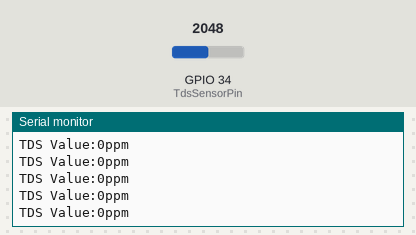
The sketch below on a simulated ESP32. Shown: the last lines printed to the serial monitor. Inputs (shaded band) come from the test bench; at power-on: GPIO 34 (TdsSensorPin) = 2048.

Above: at 1.2 s.
1.3 s: GPIO 34 (TdsSensorPin) set to 2866
At 2.3 s:
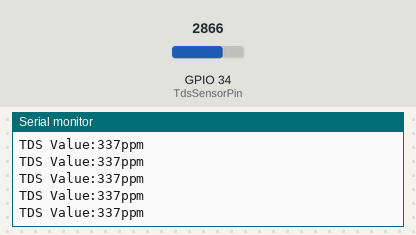
2.8 s: GPIO 34 (TdsSensorPin) set to 3603
At 3.9 s:
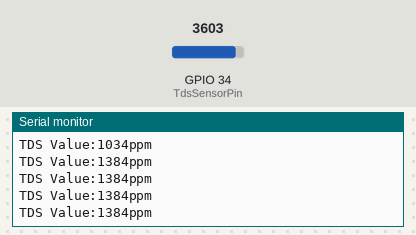
Timing chart, 0 to 5.8 s (numbered marks = the images above; inputs shaded):
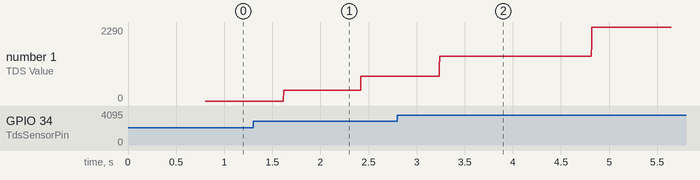

The sketch:

TDS_Data_Read_ESP32.ino
```cpp
// Original source code: https://wiki.keyestudio.com/KS0429_keyestudio_TDS_Meter_V1.0#Test_Code
// Project details: https://RandomNerdTutorials.com/arduino-tds-water-quality-sensor/

// working on ESP32 that have 12 bit analog read resolution
// the online examples are writed for arduino (10 bit analog resolution)
// 3 easy fix for ESP
// change maxAnalogValue
// use map function "map(value, fromLow, fromHigh, toLow, toHigh) --> map(value, 0, 4096, 0 , 1023)" when read the sensor
// change the analogReadResolution to 10 bit --> "analogReadResolution(10);" after every read if different resolution is needed


#define TdsSensorPin 34
#define VREF 3.3              // analog reference voltage(Volt) of the ADC
#define SCOUNT  30            // sum of sample point

int analogBuffer[SCOUNT];     // store the analog value in the array, read from ADC
int analogBufferTemp[SCOUNT];
int analogBufferIndex = 0;
int copyIndex = 0;

float averageVoltage = 0;
float tdsValue = 0;
float temperature = 20;       // current WATER temperature for compensation

const float maxAnalogValue = 4096.0;

// median filtering algorithm
int getMedianNum(int bArray[], int iFilterLen){
  int bTab[iFilterLen];
  for (byte i = 0; i<iFilterLen; i++)
  bTab[i] = bArray[i];
  int i, j, bTemp;
  for (j = 0; j < iFilterLen - 1; j++) {
    for (i = 0; i < iFilterLen - j - 1; i++) {
      if (bTab[i] > bTab[i + 1]) {
        bTemp = bTab[i];
        bTab[i] = bTab[i + 1];
        bTab[i + 1] = bTemp;
      }
    }
  }
  if ((iFilterLen & 1) > 0){
    bTemp = bTab[(iFilterLen - 1) / 2];
  }
  else {
    bTemp = (bTab[iFilterLen / 2] + bTab[iFilterLen / 2 - 1]) / 2;
  }
  return bTemp;
}

void setup(){
  Serial.begin(115200);
  pinMode(TdsSensorPin,INPUT);

  //analogReadResolution(10);                                         //solution three
}

void loop(){
  static unsigned long analogSampleTimepoint = millis();
  if(millis()-analogSampleTimepoint > 100U){                          //every 100 milliseconds,read the analog value from the ADC
    analogSampleTimepoint = millis();                                 //solution two map function
    analogBuffer[analogBufferIndex] = analogRead(TdsSensorPin);       //read the analog value and store into the buffer
    analogBufferIndex++;
    if(analogBufferIndex == SCOUNT){
      analogBufferIndex = 0;
    }
  }

  static unsigned long printTimepoint = millis();
  if(millis()-printTimepoint > 800U){
    printTimepoint = millis();
    for(copyIndex=0; copyIndex<SCOUNT; copyIndex++){
      analogBufferTemp[copyIndex] = analogBuffer[copyIndex];

      // read the analog value more stable by the median filtering algorithm, and convert to voltage value
      averageVoltage = getMedianNum(analogBufferTemp,SCOUNT) * (float)VREF / maxAnalogValue; //solution one

      //temperature compensation formula: fFinalResult(25^C) = fFinalResult(current)/(1.0+0.02*(fTP-25.0));
      float compensationCoefficient = 1.0+0.02*(temperature-25.0);
      //temperature compensation
      float compensationVoltage=averageVoltage/compensationCoefficient;

      //convert voltage value to tds value
      tdsValue=(133.42*compensationVoltage*compensationVoltage*compensationVoltage - 255.86*compensationVoltage*compensationVoltage + 857.39*compensationVoltage)*0.5;

      //Serial.print("voltage:");
      //Serial.print(averageVoltage,2);
      //Serial.print("V   ");
      Serial.print("TDS Value:");
      Serial.print(tdsValue,0);
      Serial.println("ppm");
    }
  }
}
```

Measured:
- plotted number 1: 767 → 2290 after the input at 2.8 s
